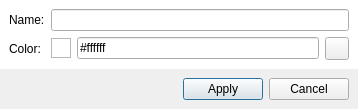
<?xml version="1.0" encoding="UTF-8"?>
<ui version="4.0">
 <class>AddEditGroupWindow</class>
 <widget class="QDialog" name="AddEditGroupWindow">
  <property name="windowModality">
   <enum>Qt::WindowModal</enum>
  </property>
  <property name="geometry">
   <rect>
    <x>0</x>
    <y>0</y>
    <width>358</width>
    <height>109</height>
   </rect>
  </property>
  <property name="windowTitle">
   <string>Group</string>
  </property>
  <property name="windowIcon">
   <iconset>
    <normaloff>:/images/c3Network.png</normaloff>:/images/c3Network.png</iconset>
  </property>
  <layout class="QVBoxLayout" name="verticalLayout">
   <property name="spacing">
    <number>0</number>
   </property>
   <property name="leftMargin">
    <number>0</number>
   </property>
   <property name="topMargin">
    <number>0</number>
   </property>
   <property name="rightMargin">
    <number>0</number>
   </property>
   <property name="bottomMargin">
    <number>0</number>
   </property>
   <item>
    <widget class="QWidget" name="form" native="true">
     <property name="styleSheet">
      <string notr="true">#form
	{
	background-color: rgb(255, 255, 255);
	}</string>
     </property>
     <layout class="QGridLayout" name="gridLayout">
      <item row="0" column="0">
       <widget class="QLabel" name="label">
        <property name="text">
         <string>Name:</string>
        </property>
       </widget>
      </item>
      <item row="0" column="1">
       <widget class="QLineEdit" name="editName"/>
      </item>
      <item row="1" column="0">
       <widget class="QLabel" name="label_2">
        <property name="text">
         <string>Color:</string>
        </property>
       </widget>
      </item>
      <item row="1" column="1">
       <widget class="QWidget" name="widget_3" native="true">
        <layout class="QHBoxLayout" name="horizontalLayout_2">
         <property name="leftMargin">
          <number>0</number>
         </property>
         <property name="topMargin">
          <number>0</number>
         </property>
         <property name="rightMargin">
          <number>0</number>
         </property>
         <property name="bottomMargin">
          <number>0</number>
         </property>
         <item>
          <widget class="QFrame" name="frameColor">
           <property name="minimumSize">
            <size>
             <width>20</width>
             <height>20</height>
            </size>
           </property>
           <property name="maximumSize">
            <size>
             <width>20</width>
             <height>20</height>
            </size>
           </property>
           <property name="frameShape">
            <enum>QFrame::StyledPanel</enum>
           </property>
           <property name="frameShadow">
            <enum>QFrame::Raised</enum>
           </property>
          </widget>
         </item>
         <item>
          <widget class="QLineEdit" name="editColor">
           <property name="inputMask">
            <string>\#HHHHHH</string>
           </property>
           <property name="text">
            <string>#ffffff</string>
           </property>
          </widget>
         </item>
         <item>
          <widget class="QToolButton" name="buttonColorDialog">
           <property name="text">
            <string/>
           </property>
           <property name="icon">
            <iconset resource="../../resources/resources.qrc">
             <normaloff>:/icons/view-media-visualization.png</normaloff>:/icons/view-media-visualization.png</iconset>
           </property>
          </widget>
         </item>
        </layout>
       </widget>
      </item>
     </layout>
    </widget>
   </item>
   <item>
    <widget class="QWidget" name="widget_2" native="true">
     <layout class="QHBoxLayout" name="horizontalLayout">
      <item>
       <spacer name="horizontalSpacer">
        <property name="orientation">
         <enum>Qt::Horizontal</enum>
        </property>
        <property name="sizeHint" stdset="0">
         <size>
          <width>147</width>
          <height>20</height>
         </size>
        </property>
       </spacer>
      </item>
      <item>
       <widget class="QPushButton" name="buttonApply">
        <property name="text">
         <string>Apply</string>
        </property>
       </widget>
      </item>
      <item>
       <widget class="QPushButton" name="buttonCancel">
        <property name="text">
         <string>Cancel</string>
        </property>
       </widget>
      </item>
     </layout>
    </widget>
   </item>
  </layout>
 </widget>
 <resources>
  <include location="../../resources/resources.qrc"/>
 </resources>
 <connections/>
</ui>
